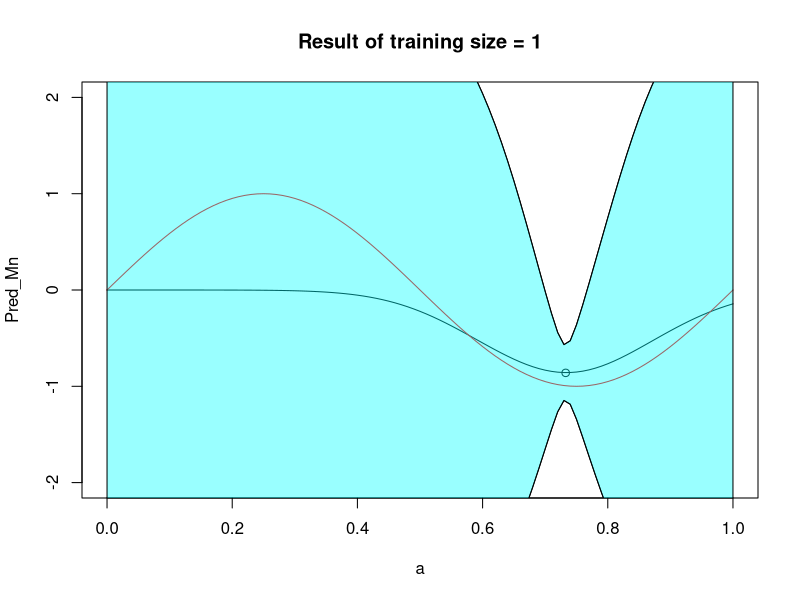
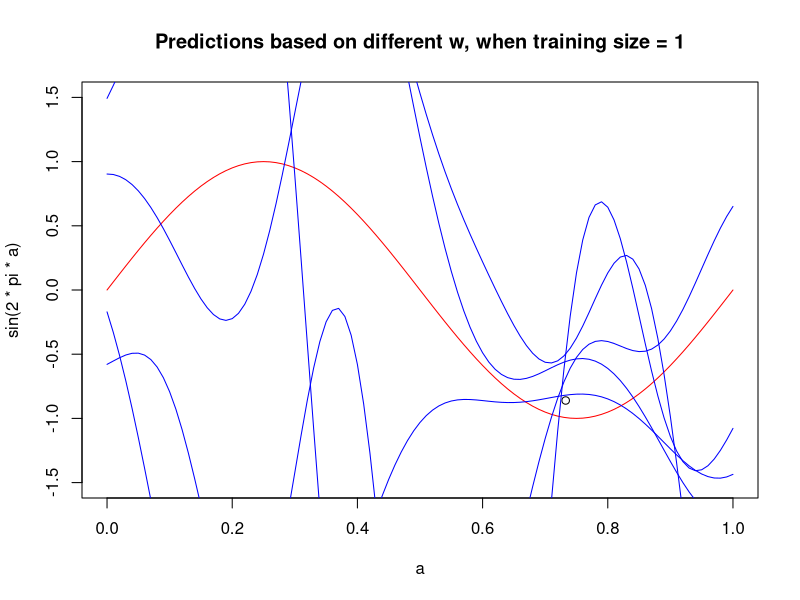
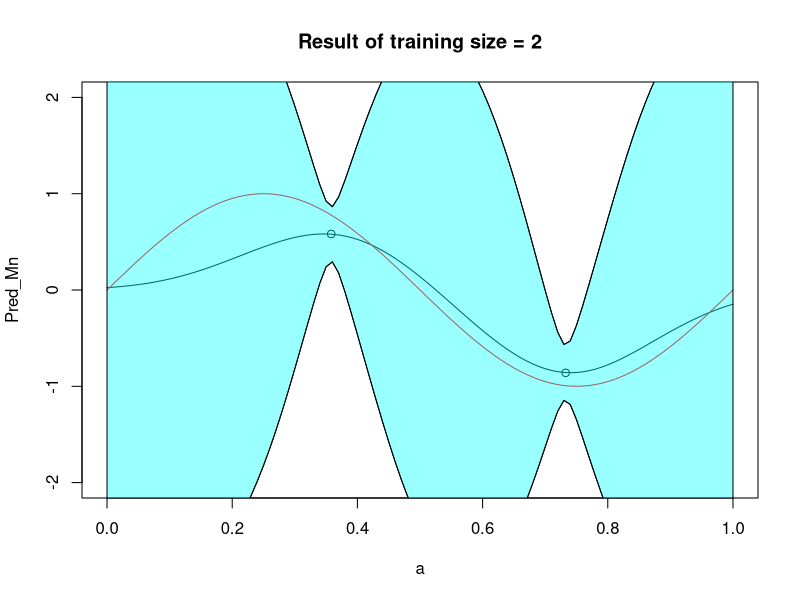
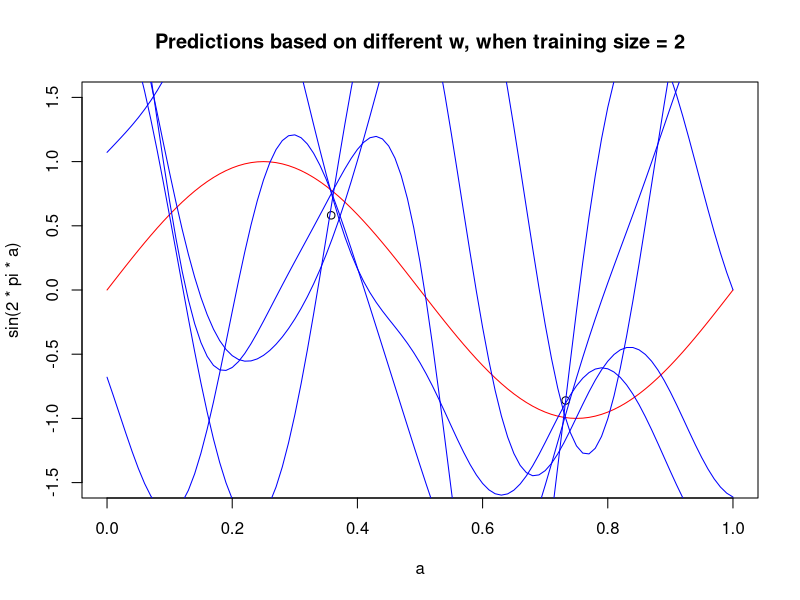
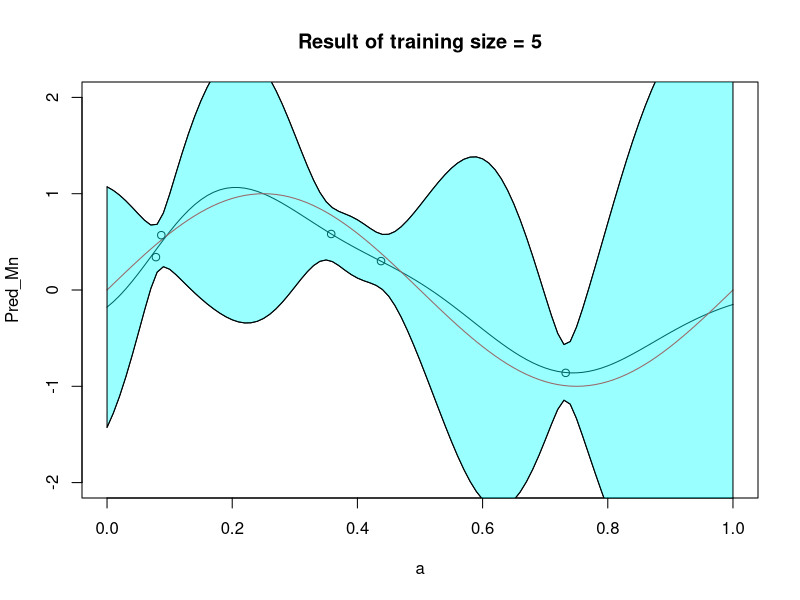
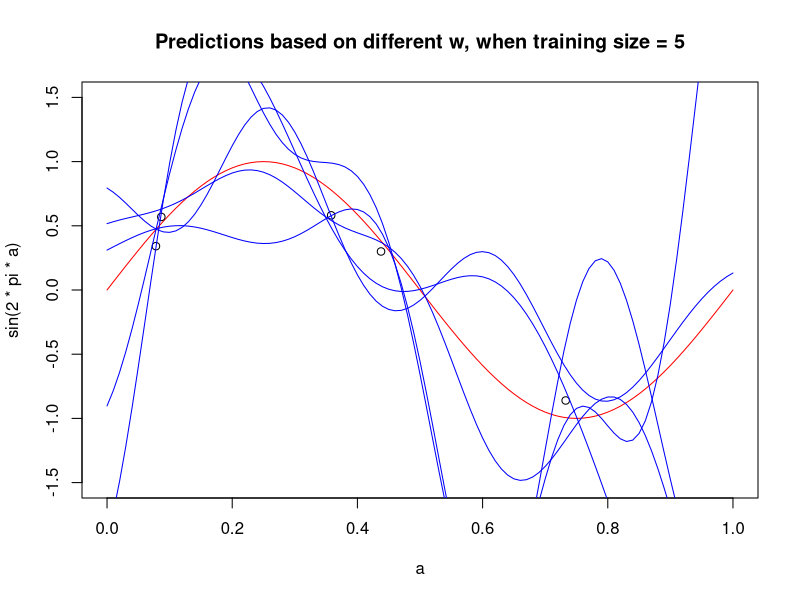
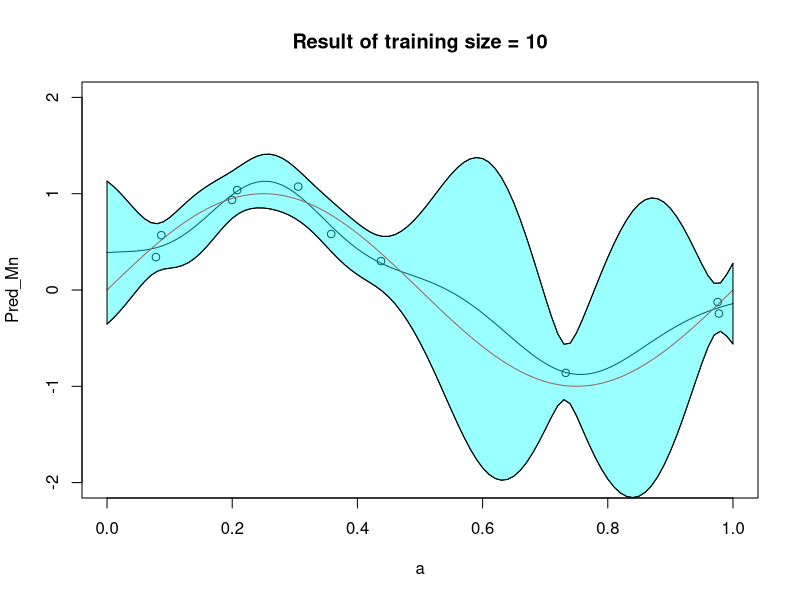
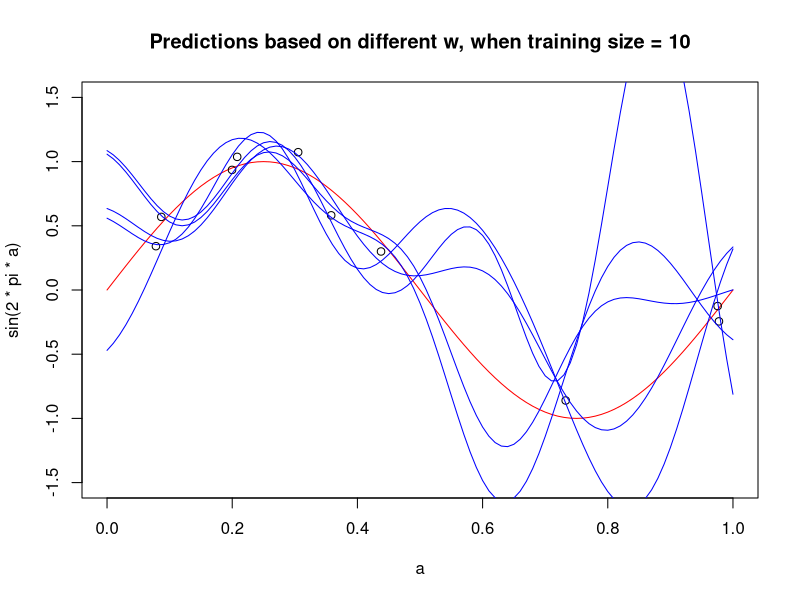

The R script that drew these images, in order:
library('MASS')
# Step 1. function: apply basis functions on X
applyBasicFuntion <- function(x, mu, sd, N){
  if(length(mu)!=N || length(sd)!=N){
    return(NULL)
  }
  
  Phi_X = NULL
  for(i in 1:N){
    Phi_X <- cbind(Phi_X, dnorm(x, mean=mu[i],sd=sd[i]))
  }
  
  return(as.matrix(Phi_X))
}

# Step 2. 
solveW <- function(Phi_X, t){
  return(qr.solve(Phi_X, t))
}
# Calculate Sn and Mn based on eq 3.53 3.54
# Remember we set M0 = 0, and S0^-1 = alpha * I
CalculateWeightSn <- function(alpha, beta, Phi_X, N){
  return( solve(alpha * diag(N) + beta * t(Phi_X) %*% Phi_X) )
}

CalculateWeightMn <- function(beta, Sn, Phi_X, t){
  return( beta * Sn %*% t(Phi_X) %*% t)
}

# Step 3. Calculate mean and variance of t given x, based on 3.58 and 3.59
CalculateTMn <- function(WMn, Phi_X){
  return(t(WMn) %*% t(Phi_X))
}

CalculateTVar <- function(WSn, Phi_X, beta){
  myVar <- NULL
  for(i in 1:nrow(Phi_X)){
    myVar <- cbind(myVar,beta^-1 + t(Phi_X[i,]) %*% WSn %*% Phi_X[i,])
  }
    
  return(myVar)
}



# Step 4. using above functions draw graphs:
#     4.1: Graph 3.8
drawFigure1 <- function(x, t, mu, sd, N, alpha, beta)
{
  Phi_X <- applyBasicFuntion(x, mu, sd, N)
  
  W_Sn <- CalculateWeightSn(alpha, beta, Phi_X, N)
  W_Mn <- CalculateWeightMn(beta, W_Sn, Phi_X, t)
  
  a <- seq(0,1,0.01)
  Phi_A <- applyBasicFuntion(a, mu, sd, N)
  
  Pred_Mn <- CalculateTMn(W_Mn, Phi_A)[1,]
  Pred_Var <- CalculateTVar(W_Sn, Phi_A, beta)[1,]
  
  
  PredMax <- Pred_Mn + sqrt(Pred_Var)
  PredMin <- Pred_Mn - sqrt(Pred_Var)
  
  plot(a, Pred_Mn, xlim=c(0,1), ylim = c(-2,2), type='l', main = paste0('Result of training size = ', as.character(length(x))))
  points(a, sin(2*pi*a), xlim=c(0,1), ylim=c(-2,2), type='l', col='red')
  points(a, PredMax, xlim=c(0,1), ylim = c(-2,2), type='l')
  points(x,t)
  points(a, PredMin, xlim=c(0,1), ylim=c(-2,2), type='l')
  polygon(c(a, rev(a)), c(PredMax, rev(PredMin)), col=rgb(0,1,1,0.4))
}
#     4.2: Graph 3.9
drawFigure2 <- function(x, t, mu, sd, N, alpha, beta)
{
  Phi_X <- applyBasicFuntion(x, mu, sd, N)
  
  W_Sn <- CalculateWeightSn(alpha, beta, Phi_X, N)
  W_Mn <- CalculateWeightMn(beta, W_Sn, Phi_X, t)[,1]
  
  mySampledW <- mvrnorm(n=5, mu=W_Mn, Sigma=W_Sn)
  
  a <- seq(0,1,0.01)
  Phi_A <- applyBasicFuntion(a, mu, sd, N)
  
  plot(a, sin(2*pi*a), xlim=c(0,1), ylim=c(-1.5,1.5), type='l', col='red', main = paste0('Predictions based on different w, when training size = ', as.character(length(x))))
  points(x,t)
  
  for(i in 1:nrow(mySampledW)){
      points(a, Phi_A %*% mySampledW[i,], xlim=c(0,1), ylim=c(-1.5,1.5), type='l', col='blue')
  }
}



# Step 5. Run test given different size of training data

# Sampling from sin(x)
n = 300        # sample size (max)
N = 9         # Module size ( how many normal distribution is contained)

x <- runif(n) # sample x using uniform distribution. By default, min = 0, max = 1.
t <- sin(2*pi*x) + rnorm(n, sd = 0.1) # calculate t, plug gaussian noise

# setup basis function mean and sd
mu <- seq(0,1,0.125)
sd <- rep.int(x=0.1, times=N)

# setup alpha beta
alpha <- 2
beta <- 25

# n = 1
datasetX <- x[1:1]
datasetT <- t[1:1]
drawFigure1(datasetX, datasetT, mu, sd, N, alpha, beta)
drawFigure2(datasetX, datasetT, mu, sd, N, alpha, beta)


# n = 2
datasetX <- x[1:2]
datasetT <- t[1:2]
drawFigure1(datasetX, datasetT, mu, sd, N, alpha, beta)
drawFigure2(datasetX, datasetT, mu, sd, N, alpha, beta)

# n = 5
datasetX <- x[1:5]
datasetT <- t[1:5]
drawFigure1(datasetX, datasetT, mu, sd, N, alpha, beta)
drawFigure2(datasetX, datasetT, mu, sd, N, alpha, beta)

# n = 10
datasetX <- x[1:10]
datasetT <- t[1:10]
drawFigure1(datasetX, datasetT, mu, sd, N, alpha, beta)
drawFigure2(datasetX, datasetT, mu, sd, N, alpha, beta)


# n = 20
datasetX <- x[1:20]
datasetT <- t[1:20]
drawFigure1(datasetX, datasetT, mu, sd, N, alpha, beta)
drawFigure2(datasetX, datasetT, mu, sd, N, alpha, beta)

# n = 50
datasetX <- x[1:50]
datasetT <- t[1:50]
drawFigure1(datasetX, datasetT, mu, sd, N, alpha, beta)
drawFigure2(datasetX, datasetT, mu, sd, N, alpha, beta)

# n = 300
datasetX <- x[1:300]
datasetT <- t[1:300]
drawFigure1(datasetX, datasetT, mu, sd, N, alpha, beta)
drawFigure2(datasetX, datasetT, mu, sd, N, alpha, beta)

####        Question:
####          1.  What is alpha and beta mathmatical meaning? or how can we 'guess' a better alpha and beta? we us alpha = 2, and beta = 25.
####          2.  What is a good variance of basis function. We tried use 1, it cause the matrix singular; so we change to use 0.01 (which sd = 0.1)
####              Note: white noise we pluged in is also having sd = 0.1
####




